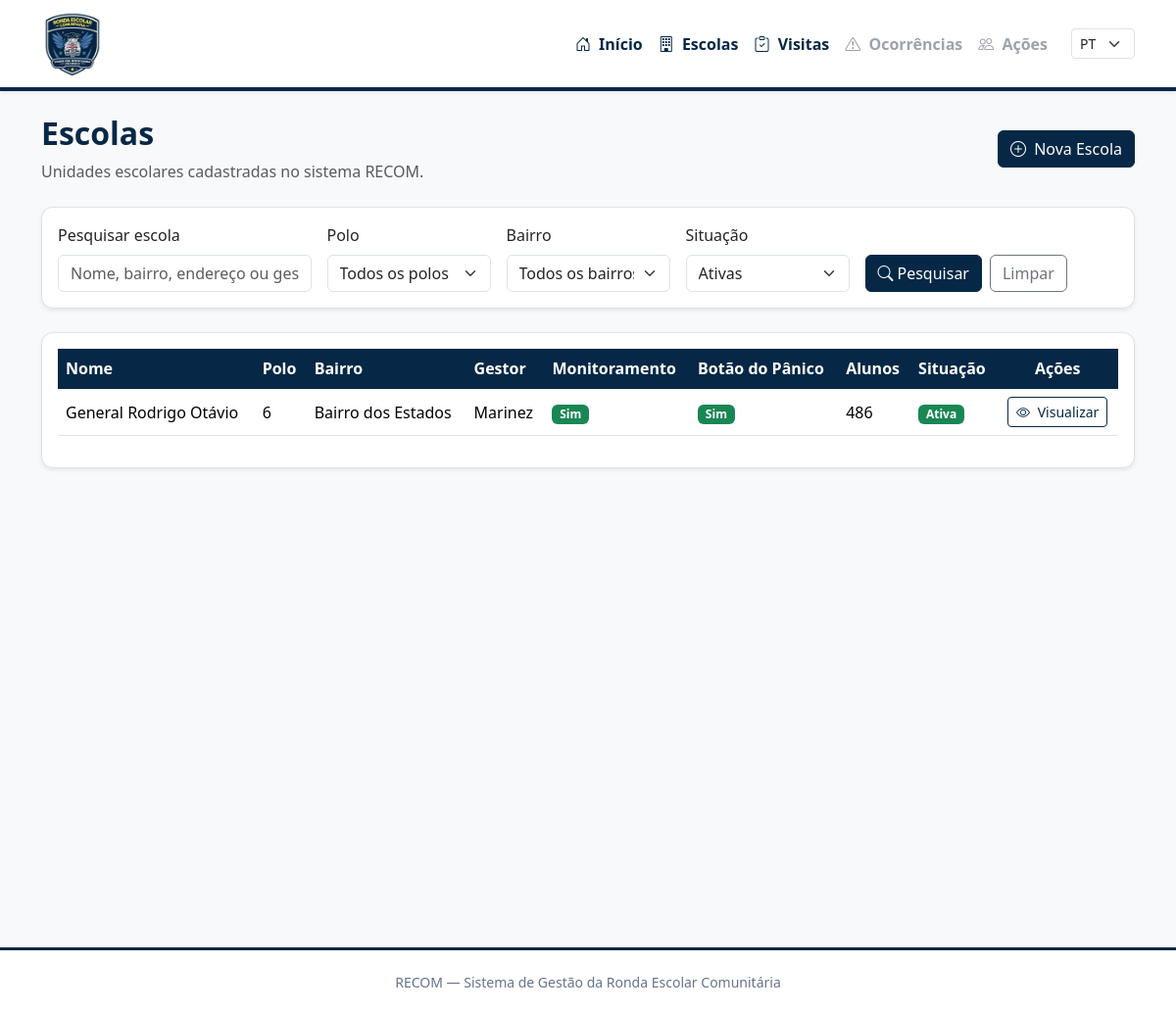
Page /escolas/ on the earlier database version.
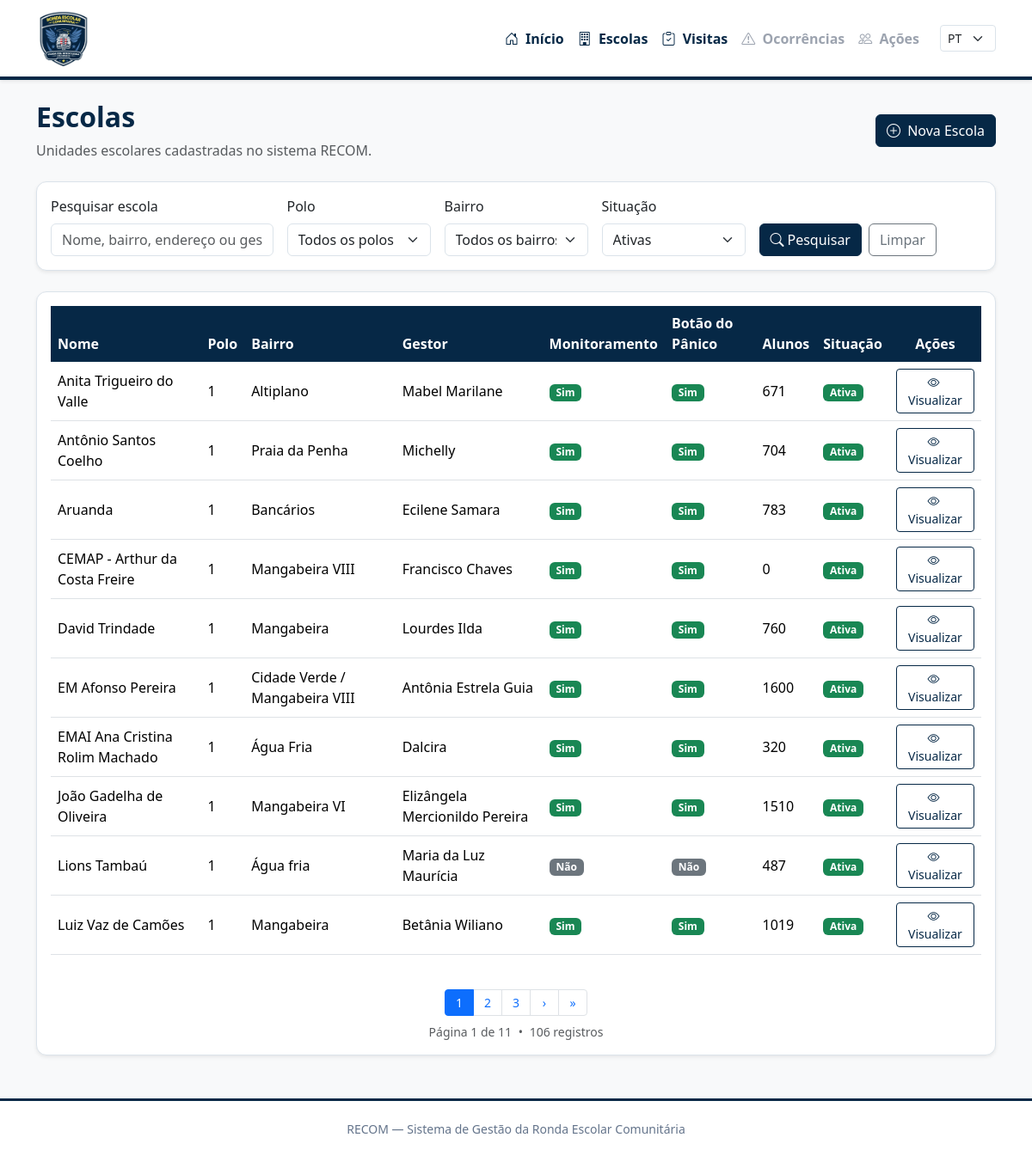
Same page on the later database version.
### escolas/models.py (models this page shows, shortened)
class Escola(models.Model):
    POLO_CHOICES = [
        (1, "Polo 1"),
        (2, "Polo 2"),
        (3, "Polo 3"),
        (4, "Polo 4"),
        (5, "Polo 5"),
        (6, "Polo 6"),
        (7, "Polo 7"),
        (8, "Polo 8"),
        (9, "Polo 9"),
    ]
    nome = models.CharField(
        max_length=200,
        unique=True
    )
    polo = models.PositiveSmallIntegerField(
        choices=POLO_CHOICES
    )
    endereco = models.CharField(
        max_length=300
    )
    bairro = models.CharField(
    max_length=120,
    blank=True
    )
    gestor = models.CharField(
        max_length=150,
        blank=True
    )
    telefone = models.CharField(
        max_length=100,
        blank=True
    )
    monitoramento = models.BooleanField(
        default=False
    )
    botao_panico = models.BooleanField(
        default=False
    )
    quantidade_alunos = models.PositiveIntegerField(
        default=0
    )
    quantidade_alunos_pcd = models.PositiveIntegerField(
        default=0
    )
    modalidade = models.CharField(
        max_length=200,
        blank=True
    )
    observacoes = models.TextField(
        blank=True
    )
    ativa = models.BooleanField(
        default=True
    )
    data_inativacao = models.DateTimeField(
        blank=True,
        null=True
    )
    inativada_por = models.ForeignKey(
        User,
        on_delete=models.SET_NULL,
        blank=True,
        null=True,
        related_name="escolas_inativadas"
    )
    criado_em = models.DateTimeField(
        auto_now_add=True
    )
    atualizado_em = models.DateTimeField(
        auto_now=True
    )

### escolas/views.py (the view, shortened to what this page needs)
def listar_escolas(request):
    escolas = Escola.objects.all().order_by(
        "polo",
        "nome"
    )
    busca = request.GET.get(
        "busca",
        ""
    ).strip()
    polo = request.GET.get(
        "polo",
        ""
    ).strip()
    bairro = request.GET.get(
        "bairro",
        ""
    ).strip()
    situacao = request.GET.get(
        "situacao",
        "ativas"
    ).strip()
    if situacao == "ativas":
        escolas = escolas.filter(
            ativa=True
        )
    elif situacao == "inativas":
        escolas = escolas.filter(
            ativa=False
        )
    if polo:
        escolas = escolas.filter(
            polo=polo
        )
    if bairro:
        escolas = escolas.filter(
            bairro__iexact=bairro
        )
    bairros = (
        Escola.objects
        .exclude(bairro="")
        .values_list(
            "bairro",
            flat=True
        )
        .distinct()
        .order_by("bairro")
    )
    paginator = Paginator(
        escolas,
        10
    )
    numero_pagina = request.GET.get(
        "page"
    )
    page_obj = paginator.get_page(
        numero_pagina
    )
    contexto = {
        "page_obj": page_obj,
        "busca": busca,
        "polo_selecionado": polo,
        "bairro_selecionado": bairro,
        "situacao_selecionada": situacao,
        "polos": Escola.POLO_CHOICES,
        "bairros": bairros,
    }
    return render(
        request,
        "escolas/listar_escolas.html",
        contexto,
    )

### templates/escolas/listar_escolas.html (shortened to what the changed rows need)
{% extends "base.html" %}
{% block content %}
<div class="container mt-4">
    <div class="d-flex justify-content-between align-items-center mb-4">
        <div>
            <h2>Escolas</h2>
        </div>
    </div>
    <div class="card shadow-sm">
        <div class="card-body">
            {% if page_obj %}
                <div class="table-responsive">
                    <table class="table table-hover align-middle">
                        <thead>
                            <tr>
                                <th>Nome</th>
                                <th>Polo</th>
                                <th>Bairro</th>
                                <th>Gestor</th>
                                <th>Monitoramento</th>
                                <th>Botão do Pânico</th>
                                <th>Alunos</th>
                                <th>Situação</th>
                                <th class="text-center">
                                    Ações
                                </th>
                            </tr>
                        </thead>
                        <tbody>
                            {% for escola in page_obj %}
                                <tr>
                                    <td>
                                        {{ escola.nome }}
                                    </td>
                                    <td>
                                        {{ escola.polo }}
                                    </td>
                                    <td>
                                        {{ escola.bairro|default:"-" }}
                                    </td>
                                    <td>
                                        {{ escola.gestor|default:"-" }}
                                    </td>
                                    <td>
                                        {% if escola.monitoramento %}
                                            <span class="badge bg-success">
                                                Sim
                                            </span>
                                        {% else %}
                                            <span class="badge bg-secondary">
                                                Não
                                            </span>
                                        {% endif %}
                                    </td>
                                    <td>
                                        {% if escola.botao_panico %}
                                            <span class="badge bg-success">
                                                Sim
                                            </span>
                                        {% else %}
                                            <span class="badge bg-secondary">
                                                Não
                                            </span>
                                        {% endif %}
                                    </td>
                                    <td>
                                        {{ escola.quantidade_alunos }}
                                    </td>
                                    <td>
                                        {% if escola.ativa %}
                                            <span class="badge bg-success">
                                                Ativa
                                            </span>
                                        {% else %}
                                            <span class="badge bg-danger">
                                                Inativa
                                            </span>
                                        {% endif %}
                                    </td>
                                    <td class="text-center">
                                        <a
                                            href="{% url 'escolas:detalhe_escola' escola.pk %}"
                                            class="btn btn-sm btn-outline-primary"
                                        >
                                            <i class="bi bi-eye me-1"></i>
                                            Visualizar
                                        </a>
                                    </td>
                                </tr>
                            {% endfor %}
                        </tbody>
                    </table>
                </div>
                {% if page_obj.paginator.num_pages > 1 %}
                    <div class="mt-4 paginacao-relatorio">
                        <nav aria-label="Paginação das escolas">
                            <ul class="pagination pagination-sm justify-content-center mb-2">
                                {% for numero in page_obj.paginator.page_range %}
                                    {% if numero >= page_obj.number|add:"-2" and numero <= page_obj.number|add:"2" %}
                                        {% if numero == page_obj.number %}
                                            <li
                                                class="page-item active"
                                                aria-current="page"
                                            >
                                                <span class="page-link">
                                                    {{ numero }}
                                                </span>
                                            </li>
                                        {% else %}
                                            <li class="page-item">
                                                <a
                                                    class="page-link"
                                                    href="?page={{ numero }}{% if situacao_selecionada %}&situacao={{ situacao_selecionada }}{% endif %}"
                                                >
                                                    {{ numero }}
                                                </a>
                                            </li>
                                        {% endif %}
                                    {% endif %}
                                {% endfor %}
                                {% if page_obj.has_next %}
                                    <li class="page-item">
                                        <a
                                            class="page-link"
                                            href="?page={{ page_obj.next_page_number }}{% if situacao_selecionada %}&situacao={{ situacao_selecionada }}{% endif %}"
                                            title="Próxima página"
                                            aria-label="Próxima página"
                                        >
                                            &rsaquo;
                                        </a>
                                    </li>
                                {% endif %}
                                {% if page_obj.has_next %}
                                    <li class="page-item">
                                        <a
                                            class="page-link"
                                            href="?page={{ page_obj.paginator.num_pages }}{% if situacao_selecionada %}&situacao={{ situacao_selecionada }}{% endif %}"
                                            title="Última página"
                                            aria-label="Última página"
                                        >
                                            &raquo;
                                        </a>
                                    </li>
                                {% endif %}
                            </ul>
                        </nav>
                        <p class="text-center text-muted small mb-0">
                            Página {{ page_obj.number }}
                            de {{ page_obj.paginator.num_pages }}
                            <span class="mx-1">
                                •
                            </span>
                            {{ page_obj.paginator.count }}
                            {% if page_obj.paginator.count == 1 %}
                                registro
                            {% else %}
                                registros
                            {% endif %}
                        </p>
                    </div>
                {% endif %}
            {% endif %}
        </div>
    </div>
</div>
{% endblock %}

Differences in the rows shown:
no longer on this page (row edited): Escola: nome "General Rodrigo Otávio", polo "6", bairro "Bairro dos Estados", gestor "Marinez", monitoramento "Sim", botao_panico "Sim", quantidade_alunos "486", ativa "Ativa"
added Escola: nome "Anita Trigueiro do Valle", polo "1", bairro "Altiplano", gestor "Mabel Marilane", monitoramento "Sim", botao_panico "Sim", quantidade_alunos "671", ativa "Ativa"
added Escola: nome "Antônio Santos Coelho", polo "1", bairro "Praia da Penha", gestor "Michelly", monitoramento "Sim", botao_panico "Sim", quantidade_alunos "704", ativa "Ativa"
added Escola: nome "Aruanda", polo "1", bairro "Bancários", gestor "Ecilene Samara", monitoramento "Sim", botao_panico "Sim", quantidade_alunos "783", ativa "Ativa"
added Escola: nome "CEMAP - Arthur da Costa Freire", polo "1", bairro "Mangabeira VIII", gestor "Francisco Chaves", monitoramento "Sim", botao_panico "Sim", quantidade_alunos "0", ativa "Ativa"
added Escola: nome "David Trindade", polo "1", bairro "Mangabeira", gestor "Lourdes Ilda", monitoramento "Sim", botao_panico "Sim", quantidade_alunos "760", ativa "Ativa"
added Escola: nome "EM Afonso Pereira", polo "1", bairro "Cidade Verde / Mangabeira VIII", gestor "Antônia Estrela Guia", monitoramento "Sim", botao_panico "Sim", quantidade_alunos "1600", ativa "Ativa"
added Escola: nome "EMAI Ana Cristina Rolim Machado", polo "1", bairro "Água Fria", gestor "Dalcira", monitoramento "Sim", botao_panico "Sim", quantidade_alunos "320", ativa "Ativa"
added Escola: nome "João Gadelha de Oliveira", polo "1", bairro "Mangabeira VI", gestor "Elizângela Mercionildo Pereira", monitoramento "Sim", botao_panico "Sim", quantidade_alunos "1510", ativa "Ativa"
added Escola: nome "Lions Tambaú", polo "1", bairro "Água fria", gestor "Maria da Luz Maurícia", monitoramento "Não", botao_panico "Não", quantidade_alunos "487", ativa "Ativa"
added Escola: nome "Luiz Vaz de Camões", polo "1", bairro "Mangabeira", gestor "Betânia Wiliano", monitoramento "Sim", botao_panico "Sim", quantidade_alunos "1019", ativa "Ativa"
Other differences:
{{ page_obj.number }}: (not shown) → "1"
{{ page_obj.paginator.num_pages }}: (not shown) → "11"
{{ page_obj.paginator.count }}: (not shown) → "106"
new list line: "1"
new list line: "2"
new list line: "3"
text now shown: "› » Página de • registros"
